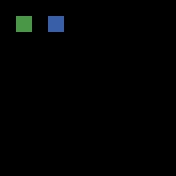

A level layout from a 2D game, rendered from its tile map. Below: a short description, then the map file with tile-grid data replaced by summaries:
An orthogonal 11x11 tile map with 16x16 px tiles, 3 tile layers (regions, input_raw, output_ground).

<map version="1.0" orientation="orthogonal" width="11" height="11" tilewidth="16" tileheight="16">
 <tileset firstgid="1" name="tiles.fw" tilewidth="16" tileheight="16">
  <image source="tiles.fw.png" width="256" height="256" />
 </tileset>
 <layer name="regions" width="11" height="11">
  <data>[121 cells, 2 non-empty, 1 distinct tile ids]</data>
 </layer>
 <layer name="input_raw" width="11" height="11">
  <data>[121 cells, 2 non-empty, 2 distinct tile ids]</data>
 </layer>
 <layer name="output_ground" width="11" height="11">
  <data>[121 cells, 2 non-empty, 2 distinct tile ids]</data>
 </layer>
</map>
